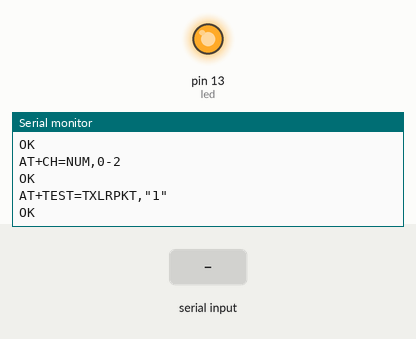
This sketch was run on a simulated Arduino Uno, built with avr-gcc and run on an emulated ATmega328P. Parts: output pins drawn as LEDs (lit = HIGH), the last lines printed to the serial monitor. Inputs (shaded band) come from the test bench. The modem accepts every AT command (registered, SIM ready, sends succeed) and sends nothing else.

Above: at 5.3 s.
5.4 s: "TX" received over the second serial link
At 6.3 s:
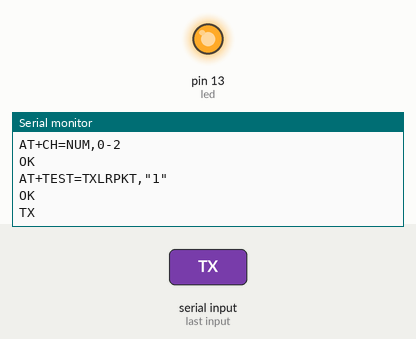
6.9 s: "90,45\n" received over the second serial link
At 7.5 s:
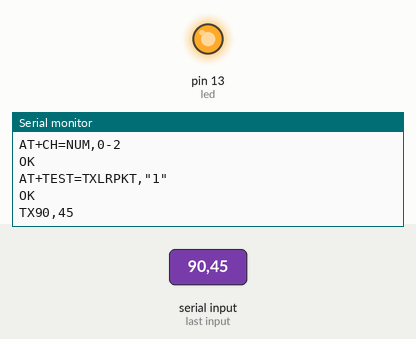

Measured:
- after the input at 5.4 s, the serial monitor: prints a new line at once (image 1)
- after the input at 6.9 s, the serial monitor: prints a new line at once (image 2)

The sketch:

Test_TransmitLoRaPacket.ino
```cpp
#include <ArduinoJson.h>
#include<SoftwareSerial.h>

SoftwareSerial e5(7, 6);

static char recv_buf[512];
static bool is_exist = false;
static int led = 13;
int counter = 0;
static int at_send_check_response(char *p_ack, int timeout_ms, char *p_cmd, ...)
{
    int ch;
    int num = 0;
    int index = 0;
    int startMillis = 0;
    va_list args;
    memset(recv_buf, 0, sizeof(recv_buf));
    va_start(args, p_cmd);
    e5.print(p_cmd);
    Serial.print(p_cmd);
    va_end(args);
    delay(200);
    startMillis = millis();

    if (p_ack == NULL)
        return 0;

    do
    {
        while (e5.available() > 0)
        {
            ch = e5.read();
            recv_buf[index++] = ch;
            Serial.print((char)ch);
            delay(2);
        }

        if (strstr(recv_buf, p_ack) != NULL)
            return 1;

    } while (millis() - startMillis < timeout_ms);
    Serial.println();
    return 0;
}

static void recv_prase(char *p_msg)
{
    if (p_msg == NULL)
    {
      Serial.println("Received null");
        return;
    }
    char *p_start = NULL;
    char data[128];       // To hold the received bytes as characters

    int bytes_len=0;
    p_start = strstr(p_msg, "TX");
    //Serial.println(p_start);
    if (p_start && (1 == sscanf(p_start, "+TEST: TX %s", &data)))
    {
      //Serial.println(data);
    }
}

void setup(void)
{
    Serial.begin(9600);
    pinMode(led, OUTPUT);
    digitalWrite(led, LOW);
    e5.begin(9600);
    Serial.print("E5 LOCAL TEST\r\n");
    at_send_check_response("+AT: OK", 100, "AT\r\n");
    at_send_check_response("+ID: AppEui", 1000, "AT+ID\r\n");
    at_send_check_response("+MODE: TEST", 1000, "AT+MODE=TEST\r\n");
    at_send_check_response("+CH: NUM, 1-2", 1000, "AT+CH=NUM,0-2\r\n");
    delay(200);
    digitalWrite(led, HIGH);
}

void loop(void)
{
      char cmd[128];
      counter=counter+1;
      // Transmit HEX Value
      sprintf(cmd, "AT+TEST=TXLRPKT,\"%d\"\r\n", counter);
      int ret = at_send_check_response("+TEST: TXLRPKT", 5000, cmd);

      // Transmit string
      //sprintf(cmd, "AT+TEST=TXLRSTR,\"%d\"\r\n", counter);
      //ret = at_send_check_response("+TEST: TXLRSTR", 5000, cmd);

      if (ret)
        Serial.println("Sent");
      else
        Serial.println("Send failed!\r\n\r\n");
      delay(5000);

}
```
